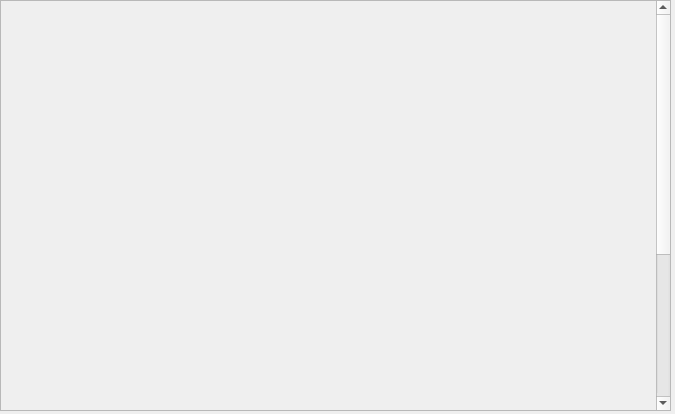
<?xml version="1.0" encoding="UTF-8"?>
<ui version="4.0">
 <class>Form</class>
 <widget class="QWidget" name="Form">
  <property name="geometry">
   <rect>
    <x>0</x>
    <y>0</y>
    <width>675</width>
    <height>414</height>
   </rect>
  </property>
  <property name="windowTitle">
   <string>Form</string>
  </property>
  <widget class="QScrollArea" name="scrollArea">
   <property name="geometry">
    <rect>
     <x>0</x>
     <y>0</y>
     <width>671</width>
     <height>411</height>
    </rect>
   </property>
   <property name="widgetResizable">
    <bool>true</bool>
   </property>
   <widget class="QWidget" name="scrollAreaWidgetContents">
    <property name="geometry">
     <rect>
      <x>0</x>
      <y>-238</y>
      <width>654</width>
      <height>650</height>
     </rect>
    </property>
    <property name="minimumSize">
     <size>
      <width>0</width>
      <height>650</height>
     </size>
    </property>
    <widget class="QWidget" name="verticalLayoutWidget">
     <property name="geometry">
      <rect>
       <x>10</x>
       <y>9</y>
       <width>641</width>
       <height>521</height>
      </rect>
     </property>
     <layout class="QVBoxLayout" name="verticalLayout">
      <property name="spacing">
       <number>2</number>
      </property>
      <item>
       <widget class="caInclude" name="cainclude_25">
        <property name="macro">
         <string notr="true">PULSER=0, SYS=$(SYS),DEVICE=$(DEVICE)</string>
        </property>
        <property name="filename" stdset="0">
         <string notr="true">G_EVR_map-pulser.ui</string>
        </property>
       </widget>
      </item>
      <item>
       <widget class="caInclude" name="cainclude_290">
        <property name="macro">
         <string notr="true">PULSER=1, SYS=$(SYS),DEVICE=$(DEVICE)</string>
        </property>
        <property name="filename" stdset="0">
         <string notr="true">G_EVR_map-pulser.ui</string>
        </property>
       </widget>
      </item>
      <item>
       <widget class="caInclude" name="cainclude_22">
        <property name="macro">
         <string notr="true">PULSER=2, SYS=$(SYS),DEVICE=$(DEVICE)</string>
        </property>
        <property name="filename" stdset="0">
         <string notr="true">G_EVR_map-pulser.ui</string>
        </property>
       </widget>
      </item>
      <item>
       <widget class="caInclude" name="cainclude_27">
        <property name="macro">
         <string notr="true">PULSER=3, SYS=$(SYS),DEVICE=$(DEVICE)</string>
        </property>
        <property name="filename" stdset="0">
         <string notr="true">G_EVR_map-pulser.ui</string>
        </property>
       </widget>
      </item>
      <item>
       <widget class="caInclude" name="cainclude_287">
        <property name="macro">
         <string notr="true">PULSER=4, SYS=$(SYS),DEVICE=$(DEVICE)</string>
        </property>
        <property name="filename" stdset="0">
         <string notr="true">G_EVR_map-pulser.ui</string>
        </property>
       </widget>
      </item>
      <item>
       <widget class="caInclude" name="cainclude_31">
        <property name="macro">
         <string notr="true">PULSER=5, SYS=$(SYS),DEVICE=$(DEVICE)</string>
        </property>
        <property name="filename" stdset="0">
         <string notr="true">G_EVR_map-pulser.ui</string>
        </property>
       </widget>
      </item>
      <item>
       <widget class="caInclude" name="cainclude_28">
        <property name="macro">
         <string notr="true">PULSER=6, SYS=$(SYS),DEVICE=$(DEVICE)</string>
        </property>
        <property name="filename" stdset="0">
         <string notr="true">G_EVR_map-pulser.ui</string>
        </property>
       </widget>
      </item>
      <item>
       <widget class="caInclude" name="cainclude_29">
        <property name="macro">
         <string notr="true">PULSER=7, SYS=$(SYS),DEVICE=$(DEVICE)</string>
        </property>
        <property name="filename" stdset="0">
         <string notr="true">G_EVR_map-pulser.ui</string>
        </property>
       </widget>
      </item>
      <item>
       <widget class="caInclude" name="cainclude_26">
        <property name="macro">
         <string notr="true">PULSER=8, SYS=$(SYS),DEVICE=$(DEVICE)</string>
        </property>
        <property name="filename" stdset="0">
         <string notr="true">G_EVR_map-pulser.ui</string>
        </property>
       </widget>
      </item>
      <item>
       <widget class="caInclude" name="cainclude_23">
        <property name="macro">
         <string notr="true">PULSER=9, SYS=$(SYS),DEVICE=$(DEVICE)</string>
        </property>
        <property name="filename" stdset="0">
         <string notr="true">G_EVR_map-pulser.ui</string>
        </property>
       </widget>
      </item>
      <item>
       <widget class="caInclude" name="cainclude_32">
        <property name="macro">
         <string notr="true">PULSER=10, SYS=$(SYS),DEVICE=$(DEVICE)</string>
        </property>
        <property name="filename" stdset="0">
         <string notr="true">G_EVR_map-pulser.ui</string>
        </property>
       </widget>
      </item>
      <item>
       <widget class="caInclude" name="cainclude_30">
        <property name="macro">
         <string notr="true">PULSER=11, SYS=$(SYS),DEVICE=$(DEVICE)</string>
        </property>
        <property name="filename" stdset="0">
         <string notr="true">G_EVR_map-pulser.ui</string>
        </property>
       </widget>
      </item>
      <item>
       <widget class="caInclude" name="cainclude_24">
        <property name="macro">
         <string notr="true">PULSER=12, SYS=$(SYS),DEVICE=$(DEVICE)</string>
        </property>
        <property name="filename" stdset="0">
         <string notr="true">G_EVR_map-pulser.ui</string>
        </property>
       </widget>
      </item>
      <item>
       <widget class="caInclude" name="cainclude_286">
        <property name="macro">
         <string notr="true">PULSER=13, SYS=$(SYS),DEVICE=$(DEVICE)</string>
        </property>
        <property name="filename" stdset="0">
         <string notr="true">G_EVR_map-pulser.ui</string>
        </property>
       </widget>
      </item>
      <item>
       <widget class="caInclude" name="cainclude_289">
        <property name="macro">
         <string notr="true">PULSER=14, SYS=$(SYS),DEVICE=$(DEVICE)</string>
        </property>
        <property name="filename" stdset="0">
         <string notr="true">G_EVR_map-pulser.ui</string>
        </property>
       </widget>
      </item>
      <item>
       <widget class="caInclude" name="cainclude_288">
        <property name="macro">
         <string notr="true">PULSER=15, SYS=$(SYS),DEVICE=$(DEVICE)</string>
        </property>
        <property name="filename" stdset="0">
         <string notr="true">G_EVR_map-pulser.ui</string>
        </property>
       </widget>
      </item>
      <item>
       <widget class="caInclude" name="cainclude_291">
        <property name="macro">
         <string notr="true">PULSER=16, SYS=$(SYS),DEVICE=$(DEVICE)</string>
        </property>
        <property name="filename" stdset="0">
         <string notr="true">G_EVR_map-pulser.ui</string>
        </property>
       </widget>
      </item>
      <item>
       <widget class="caInclude" name="cainclude_292">
        <property name="macro">
         <string notr="true">PULSER=17, SYS=$(SYS),DEVICE=$(DEVICE)</string>
        </property>
        <property name="filename" stdset="0">
         <string notr="true">G_EVR_map-pulser.ui</string>
        </property>
       </widget>
      </item>
      <item>
       <widget class="caInclude" name="cainclude_293">
        <property name="macro">
         <string notr="true">PULSER=18, SYS=$(SYS),DEVICE=$(DEVICE)</string>
        </property>
        <property name="filename" stdset="0">
         <string notr="true">G_EVR_map-pulser.ui</string>
        </property>
       </widget>
      </item>
      <item>
       <widget class="caInclude" name="cainclude_294">
        <property name="macro">
         <string notr="true">PULSER=19, SYS=$(SYS),DEVICE=$(DEVICE)</string>
        </property>
        <property name="filename" stdset="0">
         <string notr="true">G_EVR_map-pulser.ui</string>
        </property>
       </widget>
      </item>
      <item>
       <widget class="caInclude" name="cainclude_295">
        <property name="macro">
         <string notr="true">PULSER=20, SYS=$(SYS),DEVICE=$(DEVICE)</string>
        </property>
        <property name="filename" stdset="0">
         <string notr="true">G_EVR_map-pulser.ui</string>
        </property>
       </widget>
      </item>
      <item>
       <widget class="caInclude" name="cainclude_296">
        <property name="macro">
         <string notr="true">PULSER=21, SYS=$(SYS),DEVICE=$(DEVICE)</string>
        </property>
        <property name="filename" stdset="0">
         <string notr="true">G_EVR_map-pulser.ui</string>
        </property>
       </widget>
      </item>
      <item>
       <widget class="caInclude" name="cainclude_297">
        <property name="macro">
         <string notr="true">PULSER=22, SYS=$(SYS),DEVICE=$(DEVICE)</string>
        </property>
        <property name="filename" stdset="0">
         <string notr="true">G_EVR_map-pulser.ui</string>
        </property>
       </widget>
      </item>
      <item>
       <widget class="caInclude" name="cainclude_298">
        <property name="macro">
         <string notr="true">PULSER=23, SYS=$(SYS),DEVICE=$(DEVICE)</string>
        </property>
        <property name="filename" stdset="0">
         <string notr="true">G_EVR_map-pulser.ui</string>
        </property>
       </widget>
      </item>
     </layout>
    </widget>
    <widget class="QWidget" name="verticalLayoutWidget_2">
     <property name="geometry">
      <rect>
       <x>10</x>
       <y>550</y>
       <width>641</width>
       <height>81</height>
      </rect>
     </property>
     <layout class="QVBoxLayout" name="verticalLayout_2">
      <property name="spacing">
       <number>2</number>
      </property>
      <item>
       <widget class="caInclude" name="cainclude_303">
        <property name="macro">
         <string notr="true">PULSER=28, SYS=$(SYS),DEVICE=$(DEVICE)</string>
        </property>
        <property name="filename" stdset="0">
         <string notr="true">G_EVR_map-pulser.ui</string>
        </property>
       </widget>
      </item>
      <item>
       <widget class="caInclude" name="cainclude_304">
        <property name="macro">
         <string notr="true">PULSER=29, SYS=$(SYS),DEVICE=$(DEVICE)</string>
        </property>
        <property name="filename" stdset="0">
         <string notr="true">G_EVR_map-pulser.ui</string>
        </property>
       </widget>
      </item>
      <item>
       <widget class="caInclude" name="cainclude_305">
        <property name="macro">
         <string notr="true">PULSER=30, SYS=$(SYS),DEVICE=$(DEVICE)</string>
        </property>
        <property name="filename" stdset="0">
         <string notr="true">G_EVR_map-pulser.ui</string>
        </property>
       </widget>
      </item>
      <item>
       <widget class="caInclude" name="cainclude_306">
        <property name="macro">
         <string notr="true">PULSER=31, SYS=$(SYS),DEVICE=$(DEVICE)</string>
        </property>
        <property name="filename" stdset="0">
         <string notr="true">G_EVR_map-pulser.ui</string>
        </property>
       </widget>
      </item>
     </layout>
    </widget>
   </widget>
  </widget>
 </widget>
 <customwidgets>
  <customwidget>
   <class>caInclude</class>
   <extends>QWidget</extends>
   <header>caInclude</header>
  </customwidget>
 </customwidgets>
 <resources/>
 <connections/>
</ui>
